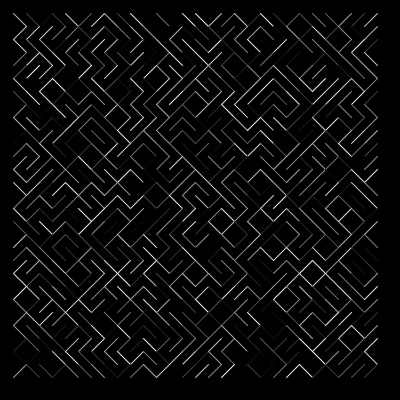
Frame 1 (no input)
Frame 60 (the mouse pressed at the canvas centre just before this capture): identical to frame 1, image omitted
Frame 120 (the mouse held since frame 60 and released just before this capture): identical to frame 1, image omitted

The Processing sketch that drew this single still picture (run headless with seeded random() and noise(); from frame 60 on, the mouse is pressed at the canvas centre):

// Processing sketch: Motif_01
// ── Motif_01.pde
///////////////////////////////////////////
/*
 ++++++++++++++++++++++++++++++++++++++++++
 SYSTÈMES GRAPHIQUES 0.5 (2012)
 AN INTRODUCTORY COURSE TO CREATIVE 
 CODING FOR GRAPHIC DESIGN STUDENTS.
 
 IMPLEMENTED BY THE FREE ART BUREAU 
 www.freeartbureau.org
 ++++++++++++++++++++++++++++++++++++++++++
 LES BASES : UNE TRAME
 SKETCH : MOTIF_01
 PARENT SKETCH : NONE
 TYPE : STATIQUE
 */
/////////////////////////// GLOBALS ////////////////////////////

int tramRes = 30;
int randSeed = 10;
/////////////////////////// SETUP ////////////////////////////

void setup() {
  size(400, 400);
  background(0);
  smooth();
  noFill();
  strokeWeight(1);
}

/////////////////////////// DRAW ////////////////////////////
void draw() {
  background(0);
  randomSeed(randSeed); // La fonction randomSeed() permet de retourner chaque fois la même valeur aléatoire.

  for (int gridY = 1; gridY < tramRes-1; gridY++) {
    for (int gridX = 1;  gridX < tramRes-1; gridX++) {
      int posX = width/tramRes * gridX;
      int posY = height/tramRes * gridY;
      color myc = (int)random(255);
      stroke(myc);
      
      //rand calculates a value between 0 & 1
      int rand = (int)random(0, 2);

      //If the result of rand is 0 then run code
      if (rand == 0) {
        line(posX, posY, posX+width/tramRes, posY+height/tramRes);
      }

      //If the result of rand is 1 then run code
      if (rand == 1) {
        line(posX, posY+width/tramRes, posX+height/tramRes, posY);
      }
    }
  }
}

/////////////////////////// FUNCTIONS ////////////////////////////

void myLine_01() {
  stroke(255,0,0);
  line(-15, -15, 15, 15);
}

void myLine_02() {
  stroke(0,0,255);
  line(15, -15, -15, 15);
}

//Ici, nous avons crée une fonction qui générère une nouvelle valeur pour ensuite la passer dans randomSeed()
void keyPressed() {
  background(0);
  randSeed = (int)random(1000);
}
